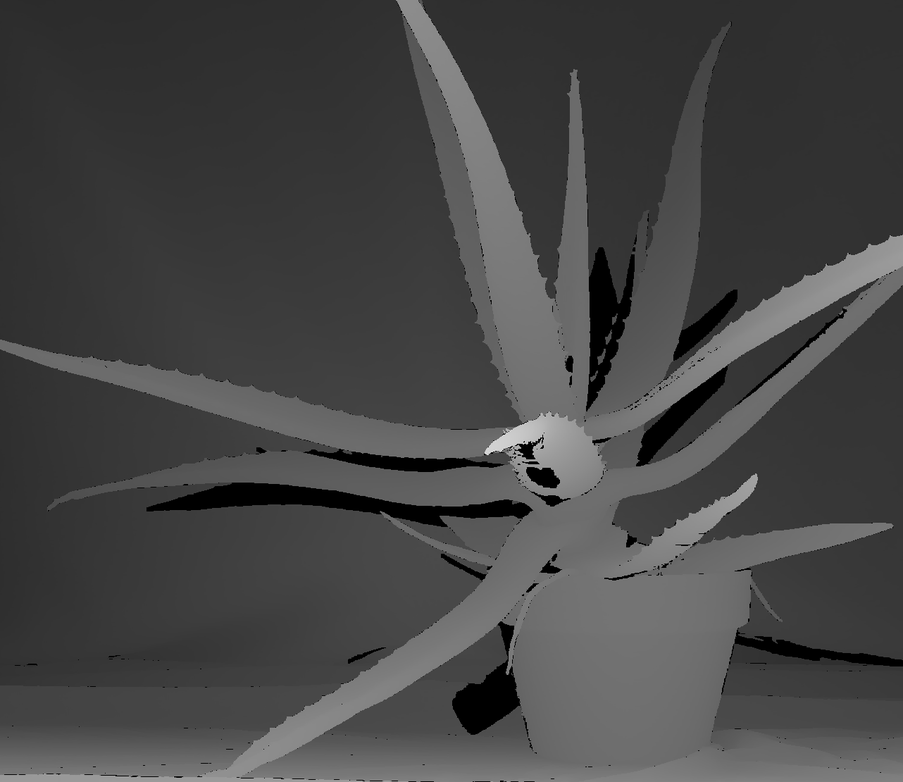
#> input picture images/aloeGT.png, 903 x 782 px, shrunk from 1282 x 1110 before the run, given in place of LinuxLogo.jpg, which was not available
$ jupyter execute morph1.ipynb   (text cells are left out)
#> lines starting #> are read from the running program, lines starting #| are printed output that depends on the picture; after the words box and inside, x2 and y2 are one past the last pixel; in counts of white or black regions, pixels touching at a corner belong together; pictures that were not available may be replaced by others from this repository, and a replacement may not be noted
[cell 1]
import cv2 as cv
import numpy as np
import matplotlib.pyplot as plt

[cell 2]
linux_gray = cv.imread("/Users/miguelcamargorojas/Documents/UP/PDI-Ago-dic25/Grupo B/images/LinuxLogo.jpg", 0)
#> linux_gray is the input picture: shape (782, 903); min 0, max 233, mean 69.8

[cell 3]
np.unique(linux_gray)
#> Out = 229 values from 0 to 233

[cell 4]
# 1) de manera artesanal con for anidado y condición (if)

# 2) Función de OpenCV
linux_bin = cv.threshold(linux_gray, 140, 255, cv.THRESH_BINARY)[1] # segundo elemento de la tupla (imagen)
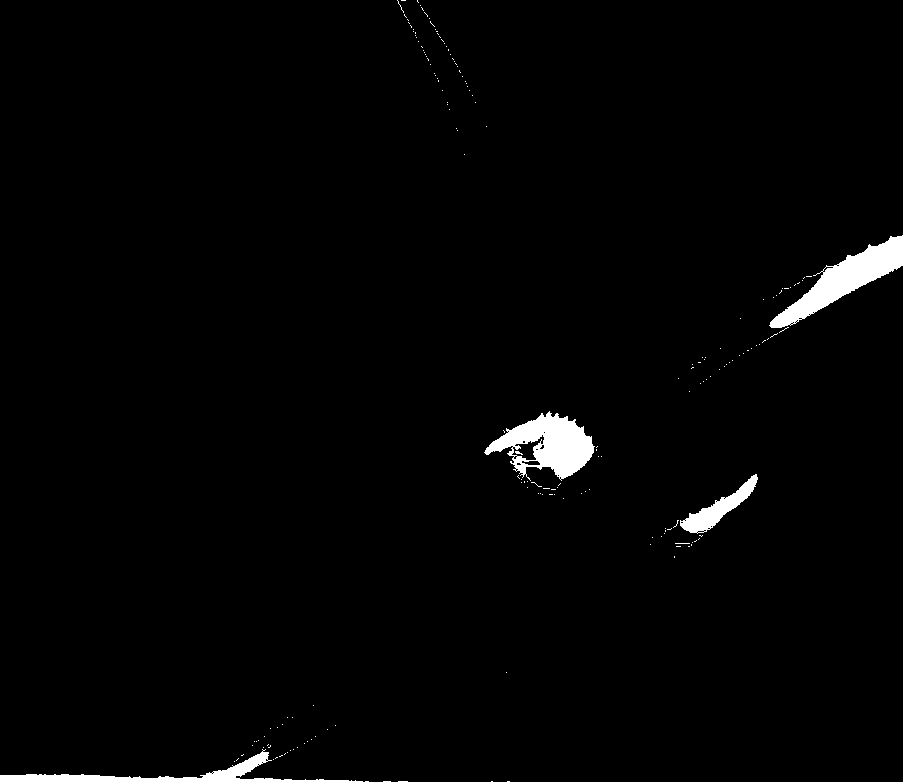
#> linux_bin: shape (782, 903); 1.7% white; 183 white regions (179 under 20 px), largest, box (x1, y1, x2, y2) and area: (769, 235, 903, 328) 3871, (484, 411, 595, 481) 3853, (0, 749, 363, 782) 2344, (680, 474, 758, 534) 1344

[cell 5]
plt.imshow(linux_bin, cmap="gray")
plt.show()

[cell 6]
# 3) Función de NumPy
coord_x, coord_y = np.where(linux_gray >= 140)
#> coord_x = 12777 values from 0 to 781; coord_y = 12777 values, max 902 at index 319, min 0 at index 10974, mean 585.6

[cell 7]
linux_gray[coord_x[100], coord_y[100]]
#> Out = 140

[cell 8]
linux_bin2 = np.where(linux_gray >= 140, 255, 0)
#> linux_bin2: shape (782, 903) int64; 1.8% white; 186 white regions (181 under 20 px), largest, box (x1, y1, x2, y2) and area: (760, 235, 903, 338) 4209, (484, 411, 598, 486) 3988, (0, 742, 363, 782) 2566, (673, 474, 758, 535) 1431, (397, 0, 418, 16) 204

[cell 9]
plt.imshow(linux_bin2, cmap="gray")
plt.show()

[cell 10]
se_big = np.ones((5, 5), np.uint8)
se_small = np.ones((3, 3), np.uint8)

[cell 11]
linux_erode1 = cv.erode(linux_bin, se_big)
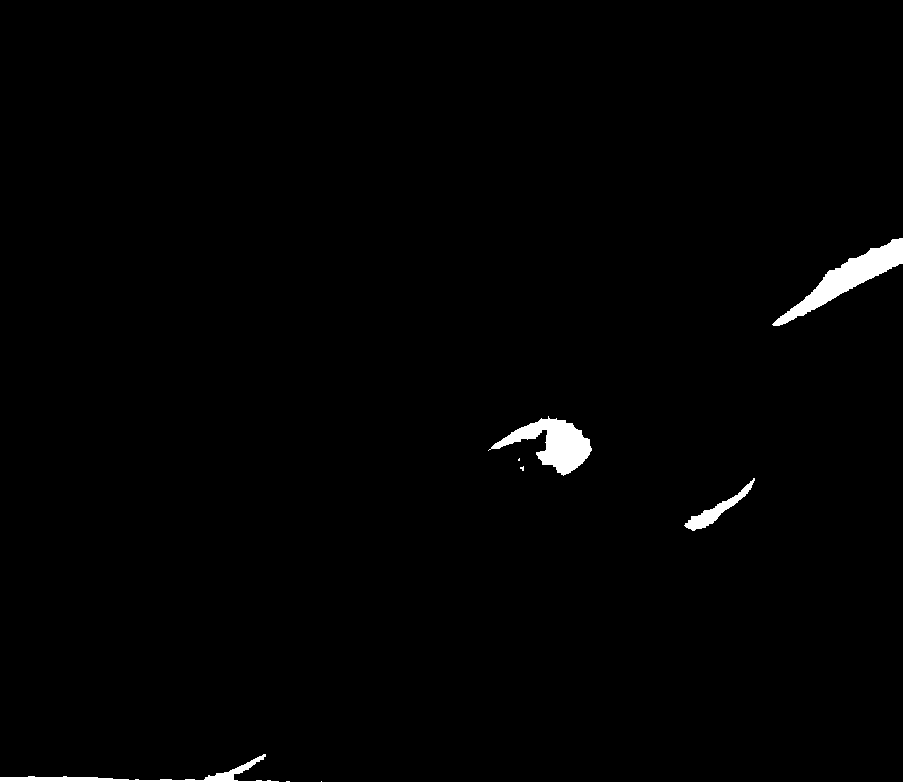
#> linux_erode1: shape (782, 903); 1.1% white; 8 white regions (4 under 20 px), largest, box (x1, y1, x2, y2) and area: (772, 238, 903, 326) 2976, (488, 416, 592, 476) 2597, (0, 754, 279, 782) 1289, (684, 478, 755, 531) 777

plt.imshow(linux_erode1, cmap="gray")
plt.show()

[cell 12]
linux_erode2 = cv.erode(linux_bin, se_small, iterations=2)
# linux_erode2 = cv.erode(linux_erode2, se_small)

plt.imshow(linux_erode2, cmap="gray")
plt.show()

[cell 13]
linux_erode2 = cv.erode(linux_bin, np.ones((2, 2), np.uint8), iterations=4)
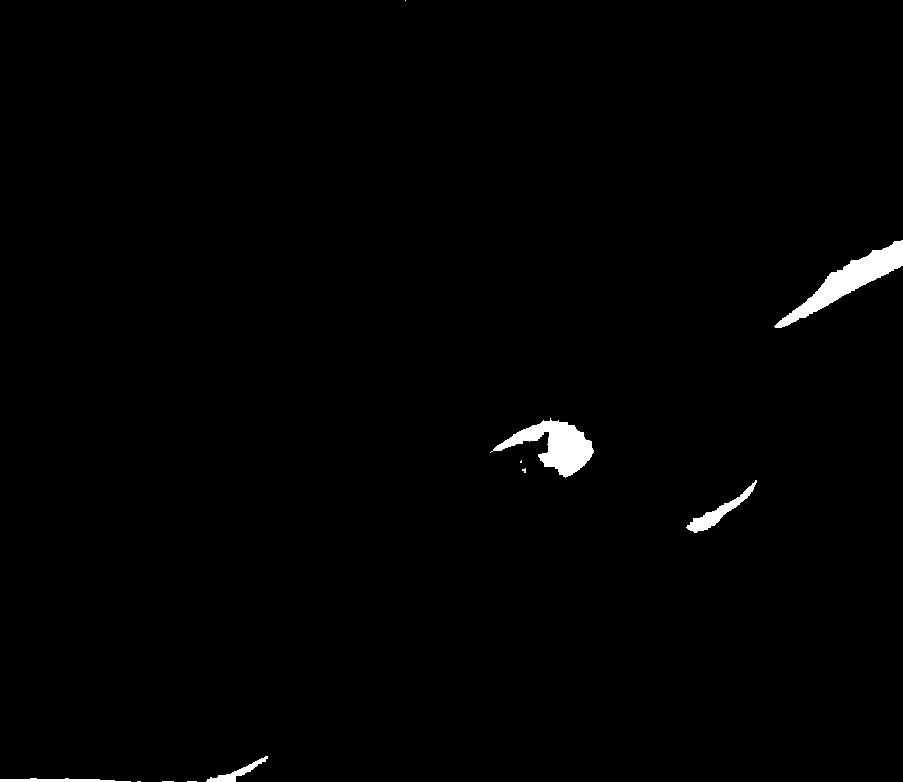
#> linux_erode2: shape (782, 903); 1% white; 11 white regions (6 under 20 px), largest, box (x1, y1, x2, y2) and area: (774, 240, 903, 328) 2924, (490, 418, 594, 478) 2597, (686, 480, 757, 533) 777, (206, 756, 268, 782) 385, (0, 778, 131, 782) 357
# linux_erode2 = cv.erode(linux_erode2, se_small)

plt.imshow(linux_erode2, cmap="gray")
plt.show()

[cell 14]
def show_img(img):
    plt.imshow(img, cmap="gray")
    plt.show()

[cell 15]
show_img(cv.dilate(linux_bin, se_big, iterations=4))

[cell 16]
show_img(linux_gray)

[cell 17]
linux_bin_inv = cv.threshold(linux_gray, 140, 255, cv.THRESH_BINARY_INV)[1]
show_img(linux_bin_inv)

[cell 18]
show_img(cv.erode(linux_bin_inv, se_big, iterations=3))

[cell 19]
show_img(cv.dilate(linux_bin_inv, se_big, iterations=2))

[cell 20]
linux_dilate1 = cv.dilate(linux_bin, se_big)
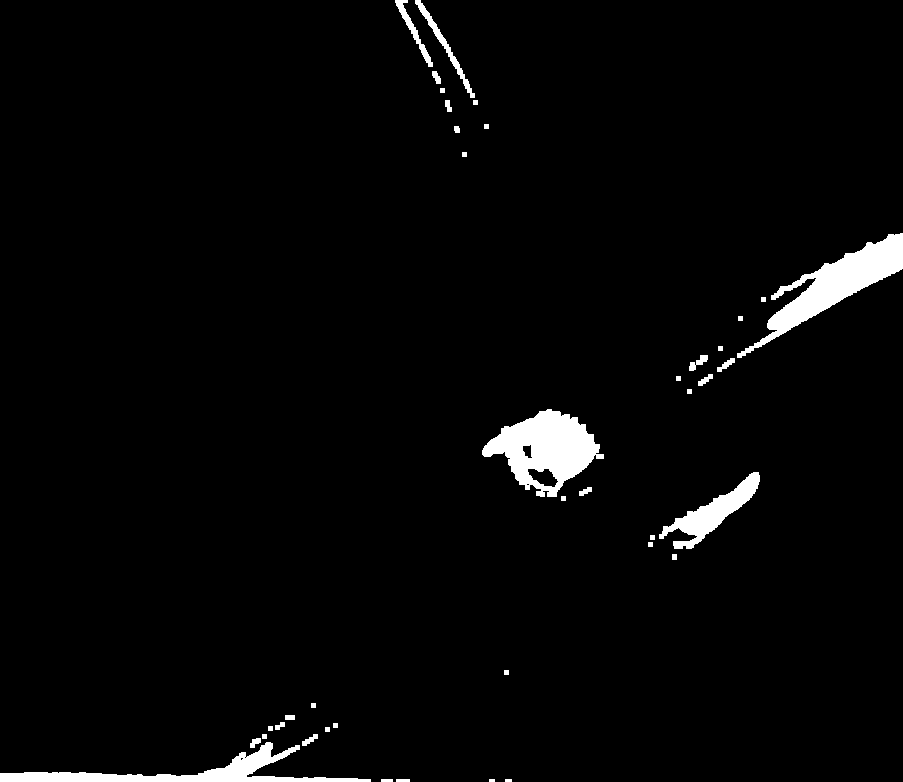
#> linux_dilate1: shape (782, 903); 2.8% white; 40 white regions (1 under 20 px), largest, box (x1, y1, x2, y2) and area: (482, 409, 604, 497) 5635, (737, 233, 903, 358) 5397, (0, 742, 371, 782) 3754
show_img(linux_dilate1)

[cell 21]
show_img(linux_dilate1 - linux_bin)

[cell 22]
chiclotes = cv.imread("/Users/miguelcamargorojas/Documents/UP/PDI-Ago-dic25/Grupo B/images/smarties.png", 0)
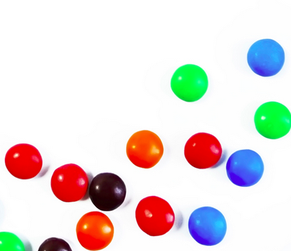
#> input picture images/smarties.png, 291 x 251 px, shrunk from 413 x 356 before the run, found by its file name
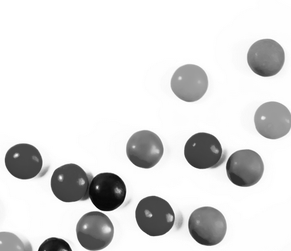
#> chiclotes: shape (251, 291); min 6, max 255, mean 222.6
chiclotes_inv = ~chiclotes
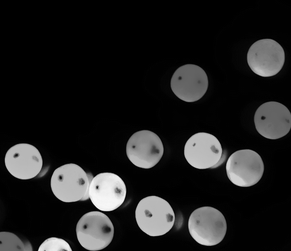
#> chiclotes_inv: shape (251, 291); min 0, max 249, mean 32.4
show_img(chiclotes_inv)

[cell 23]
chiclotes_bin = np.where(chiclotes_inv >= 80, 255, 0).astype(np.uint8)
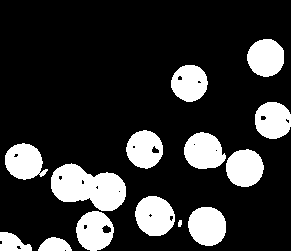
#> chiclotes_bin: shape (251, 291); 19.6% white; 14 white regions, largest, box (x1, y1, x2, y2) and area: (51, 163, 126, 211) 2381, (135, 196, 175, 236) 1229, (188, 207, 226, 246) 1188
show_img(chiclotes_bin)

[cell 24]
show_img(cv.dilate(chiclotes_bin, se_small, iterations=3))
#> in show_img (call 10), `plt.show()`:
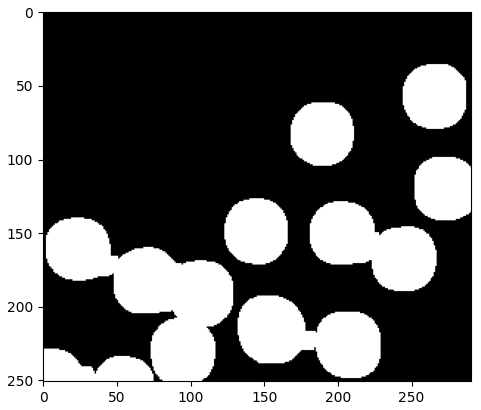
#> figure drawn by matplotlib, 1 panel

[cell 25]
show_img(cv.erode(chiclotes_bin, se_big, iterations=3))
#> in show_img (call 11), `plt.show()`:
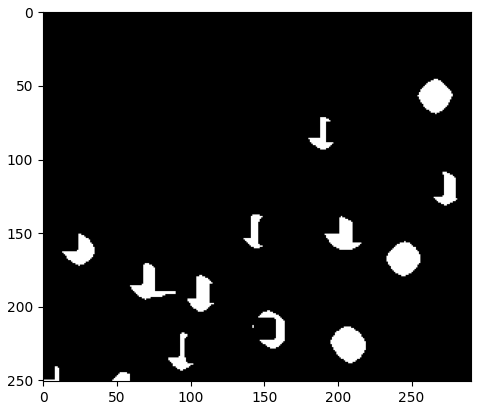
#> figure drawn by matplotlib, 1 panel
